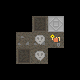

This is a level from a 2D game, rendered from its Tiled map with the project's own tilesets. A one-line summary and the complete map file follow:
An orthogonal 5x5 tile map with 16x16 px tiles, 2 tile layers (Floor, Entities).

<map version="1.2" tiledversion="1.2.3" orientation="orthogonal" renderorder="right-down" width="5" height="5" tilewidth="16" tileheight="16" infinite="0" nextlayerid="12" nextobjectid="27">
  <tileset firstgid="1" name="Testset" tilewidth="16" tileheight="16" tilecount="11" columns="5">
    <grid orientation="orthogonal" width="1" height="1" />
    <tile id="0" type="Exit">
      <properties>
        <property name="TileName" value="Exit" />
      </properties>
      <image width="16" height="16" source="../Sprites/Tiles/Exit.png" />
    </tile>
    <tile id="1" type="Full Gravestone">
      <properties>
        <property name="TileName" value="Full Gravestone" />
      </properties>
      <image width="16" height="16" source="../Sprites/Tiles/Full Gravestone.png" />
    </tile>
    <tile id="2" type="Empty Gravestone">
      <properties>
        <property name="TileName" value="Empty Gravestone" />
      </properties>
      <image width="16" height="16" source="../Sprites/Tiles/Empty Gravestone.png" />
    </tile>
    <tile id="3" type="Ground">
      <properties>
        <property name="TileName" value="Ground" />
      </properties>
      <image width="16" height="16" source="../Sprites/Tiles/Ground 1.png" />
    </tile>
    <tile id="4" type="Ground">
      <properties>
        <property name="TileName" value="Ground" />
      </properties>
      <image width="16" height="16" source="../Sprites/Tiles/Ground 2.png" />
    </tile>
    <tile id="5" type="Ground">
      <properties>
        <property name="TileName" value="Ground" />
      </properties>
      <image width="16" height="16" source="../Sprites/Tiles/Ground 3.png" />
    </tile>
    <tile id="6" type="Ground">
      <properties>
        <property name="TileName" value="Ground" />
      </properties>
      <image width="16" height="16" source="../Sprites/Tiles/Ground.png" />
    </tile>
    <tile id="7" type="Block">
      <properties>
        <property name="TileName" value="Block" />
      </properties>
      <image width="16" height="16" source="../Sprites/Tiles/Block.png" />
    </tile>
    <tile id="8" type="Wall">
      <properties>
        <property name="TileName" value="Wall" />
      </properties>
      <image width="16" height="16" source="../Sprites/Tiles/Wall.png" />
    </tile>
    <tile id="9" type="Player">
      <properties>
        <property name="TileName" value="Player" />
      </properties>
      <image width="16" height="16" source="../Sprites/Tiles/Player.png" />
    </tile>
    <tile id="10" type="Soul">
      <properties>
        <property name="TileName" value="Soul" />
      </properties>
      <image width="16" height="16" source="../Sprites/Tiles/Soul.png" />
    </tile>
  </tileset>
  <layer id="8" name="Floor" width="5" height="5">
    <data encoding="csv">
0,0,0,0,0,
0,0,3,1,0,
0,4,4,7,0,
0,3,7,0,0,
0,0,0,0,0
</data>
  </layer>
  <layer id="11" name="Entities" width="5" height="5">
    <data encoding="csv">
0,0,0,0,0,
0,0,0,0,0,
0,0,11,10,0,
0,0,11,0,0,
0,0,0,0,0
</data>
  </layer>
</map>
